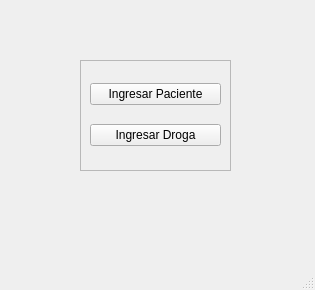
<?xml version="1.0" encoding="UTF-8"?>
<ui version="4.0">
 <class>MainWindow</class>
 <widget class="QMainWindow" name="MainWindow">
  <property name="geometry">
   <rect>
    <x>0</x>
    <y>0</y>
    <width>315</width>
    <height>290</height>
   </rect>
  </property>
  <property name="windowTitle">
   <string>MainWindow</string>
  </property>
  <widget class="QWidget" name="centralwidget">
   <widget class="QFrame" name="frame">
    <property name="geometry">
     <rect>
      <x>80</x>
      <y>60</y>
      <width>151</width>
      <height>111</height>
     </rect>
    </property>
    <property name="frameShape">
     <enum>QFrame::StyledPanel</enum>
    </property>
    <property name="frameShadow">
     <enum>QFrame::Raised</enum>
    </property>
    <layout class="QGridLayout" name="gridLayout">
     <item row="0" column="0">
      <widget class="QPushButton" name="Ingresar_Paciente">
       <property name="text">
        <string>Ingresar Paciente</string>
       </property>
       <property name="iconSize">
        <size>
         <width>18</width>
         <height>19</height>
        </size>
       </property>
      </widget>
     </item>
     <item row="1" column="0">
      <widget class="QPushButton" name="ingresarDr">
       <property name="text">
        <string>Ingresar Droga</string>
       </property>
      </widget>
     </item>
    </layout>
   </widget>
  </widget>
  <widget class="QMenuBar" name="menubar">
   <property name="geometry">
    <rect>
     <x>0</x>
     <y>0</y>
     <width>315</width>
     <height>21</height>
    </rect>
   </property>
  </widget>
  <widget class="QStatusBar" name="statusbar"/>
 </widget>
 <resources/>
 <connections/>
</ui>
